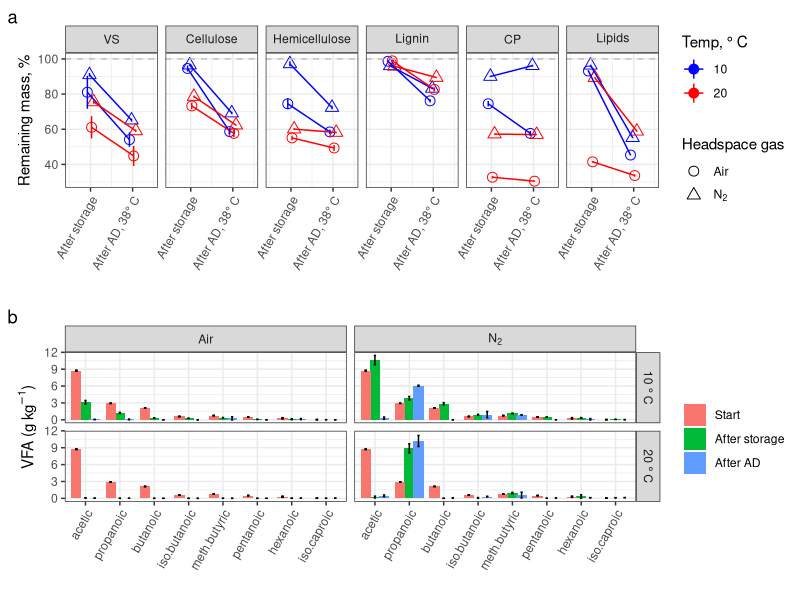

Reproduce this figure in R. (Note: this script raises an error after producing the figure.)
rm(list = ls())

library('ggplot2')
library('tidyr')
library('dplyr')
library(readxl)
library("gridExtra")

# fig_loss
dat <- read_excel('../output/table1.xlsx')

dat.loss <- dat %>% group_by(temp, gas) %>% 
  summarise(across(contains('mean'), function(.) ./.[day == 0] * 100),
            day  = day) %>% 
  filter(day != 0) 

dat.sd <- dat %>% pivot_longer(cols = 4:ncol(.), names_to = 'comp', values_to = 'value') %>% 
  summarise(values_sd = value[grepl('sd', comp)], values_mean = value[grepl('mean', comp)],
            names = comp[grepl('sd', comp)], temp = temp[grepl('sd', comp)], gas = gas[grepl('sd', comp)],
            day = day[grepl('sd', comp)])
dat.sd$names <- gsub('_sd','',dat.sd$names)

dat.rsd <- dat.sd %>% group_by(temp, gas, names) %>% 
  mutate(rsd = sqrt((values_sd/values_mean*100)^2 + (values_sd[day == 0]/values_mean[day == 0]*100)^2)) %>% 
  filter(day != 0) %>% mutate(abssd = rsd/100 * values_mean)

dat.rsd_wide <- dat.rsd %>% select(names, abssd, temp, gas, day) %>% 
  pivot_wider(names_from = names, values_from = abssd)

joined <- full_join(dat.loss, dat.rsd_wide, join_by('temp','gas','day'))

joined.long.mean <- joined %>% select(day, temp, gas, contains('mean')) %>% 
  pivot_longer(cols = contains('mean'), names_to = 'names', values_to = 'values_mean')
joined.long.mean$names <- gsub('_mean','',joined.long.mean$names)

joined.long.sd <- joined %>% select(day, temp, gas, !contains('mean')) %>% 
  pivot_longer(cols = -c(temp, day, gas), names_to = 'names', values_to = 'values_sd') 

joined.long <- full_join(joined.long.mean, joined.long.sd, join_by('day', 'temp', 'gas','names'))

plot_dat <- joined.long %>% filter(names %in% c('vs','cel','hem','lig','CP','lip'))
plot_dat$names <- factor(plot_dat$names, levels = c('vs','cel','hem','lig','CP','lip'))

plot_dat$day <- round(plot_dat$day, 0)
plot_dat$day <- gsub('283','After storage',plot_dat$day)
plot_dat$day <- gsub('455','After AD, 38\u00B0 C',plot_dat$day)
plot_dat$day <- factor(plot_dat$day, levels = c('After storage', 'After AD, 38\u00B0 C'))

plot_dat$temp <- as.factor(plot_dat$temp)

new.lab <- as_labeller(c('vs' = 'VS', 'cel' = 'Cellulose', 'hem' = 'Hemicellulose', 'lig' = 'Lignin', 'CP' = 'CP', 'lip' = 'Lipids',
                         'air' = 'Air', 'n2' = 'N[2]'), label_parsed)

p_loss <- ggplot(plot_dat, aes(x = as.numeric(day), y = values_mean, col = temp, shape = gas)) + 
  geom_point(position = position_dodge(width = 0.2), size = 3) + geom_line(position = position_dodge(width = 0.2))  +
  geom_linerange(aes(y = values_mean, ymin = values_mean - values_sd, ymax = values_mean + values_sd), position = position_dodge(width = 0.2)) +
  labs(y = 'Remaining mass, %', x = "", col = 'Temp, \u00B0 C', shape = 'Headspace gas', tag = 'a') + theme_bw() + 
  theme(axis.text.x = element_text(angle = 60,  hjust = 1, vjust = 1)) + facet_grid(~names, labeller = new.lab) +
  scale_color_manual(values = c("blue", "red")) + scale_shape_manual(values = c(1, 2), labels = c("Air", expression('N'[2]))) +
  scale_x_continuous(limits = c(0.5, 2.5), breaks = c(1, 2), labels = c("After storage", 'After AD, 38\u00B0 C')) + 
  geom_hline(yintercept = 100, color = 'gray', lty = 'dashed')

#png('../figures/fig_loss.png', height = 4, width =7, units = 'in', res = 600)
#grid::grid.draw(p_loss)
#dev.off()

dat.org <- data.frame(read_excel("../data/dat_resp.xlsx", sheet = "vfa"))
temp <- c(rep('start', 3), rep(c(10, 20, 10, 20), each = 4, times = 2))
gas <- c(rep('start', 3), rep(c('n2', 'air'), each = 8, times = 2))

dat.org$temp <- temp
dat.org$gas <- gas
dat.org$days 

dat.plot <- dat.org %>% select(-sum, -...11, -reactor) %>% 
  pivot_longer(cols = c(1:8), names_to = 'vfa', values_to = 'value') %>% group_by(temp, gas, vfa, days) %>% 
  summarise(mean = mean(value)/1000, sd = sd(value)/1000)

start.dat <- do.call(rbind, replicate(8, dat.plot[dat.plot$temp == 'start',], simplify = F))
start.dat$temp <- c(rep(10, 16), rep(20, 16), rep(10, 16), rep(20, 16))
start.dat$gas <- c(rep(c('air','n2'), each = 8, times = 2), rep(c('air','n2'), each = 8, times = 2))


dat.plot.mod <- dat.plot[!grepl('start', dat.plot$gas),]
dat.plot.mod$temp <- as.numeric(dat.plot.mod$temp)
dat.plot.all <- rbind(dat.plot.mod, start.dat)

new.lab = as_labeller(c("10"= "10~degree~C", "n2"= "N[2]", "20"= "20~degree~C", "air"= "Air", 'vs' = 'VS', 'cel' = 'Cellulose', 'hem' = 'Hemicellulose', 'lig' = 'Lignin', 'CP' = 'CP', 'lip' = 'Lipids'
                        ), label_parsed)

dat.plot.all$days <- as.factor(dat.plot.all$days )
dat.plot.all$days <- recode(dat.plot.all$days, '0' = "Start", '283' = 'After storage', '455' = 'After AD')

dat.plot.all$vfa <- factor(dat.plot.all$vfa, levels = c('acetic' = 'acetic', 'propanoic'= 'propanoic',
                                                        'butanoic' = 'butanoic', 'iso.butanoic' = 'iso.butanoic',
                                                        'meth.butanoic'='meth.butyric', 'pentanoic' = 'pentanoic',
                                                        'hexanoic' = 'hexanoic','iso.caproic' = 'iso.caproic'))

p_vfa <- 
  ggplot(dat.plot.all, aes(vfa, mean, fill = days)) + 
  geom_bar(stat = 'identity', position = position_dodge(width = 0.8)) +
  geom_errorbar(aes(ymin = mean - sd, ymax = mean + sd), position = position_dodge(width = 0.8), width = 0.2) +
  facet_grid(temp~gas, labeller = new.lab) + theme_bw() +
  labs(y = expression('VFA (g kg'^{-1}*')'), x = '', fill = '', tag = 'b') +
  theme(axis.text.x = element_text(angle = 60, vjust = 1.0, hjust = 1))

comb <- grid.arrange(p_loss, p_vfa, nrow = 2)

png('../figures/fig_loss_vfa.png',  width = 7, height = 8, units = 'in', res = 600)
grid::grid.draw(comb)
dev.off()
